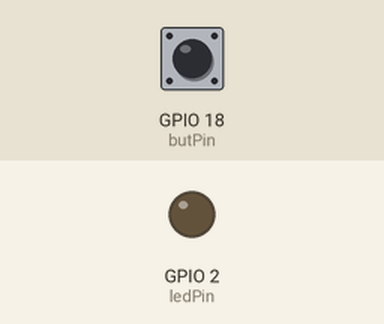
Simulated run of this sketch. Board: ESP32. On the bench: output pins drawn as LEDs (lit = HIGH). The test bench sets the inputs (shaded band); at power-on: GPIO 18 (butPin) HIGH. WiFi joins after 1.5 s; servers stay silent unless stated; what the sketch prints to the serial monitor is not drawn.

Above: at 0.1 s.
At 1.6 s:
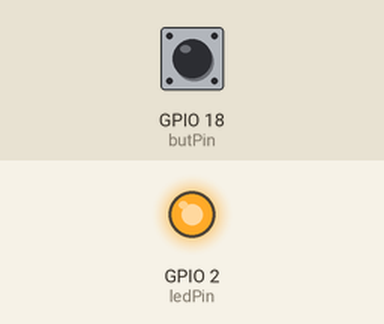
Timing chart, 0 to 3.1 s (numbered marks = the images above):
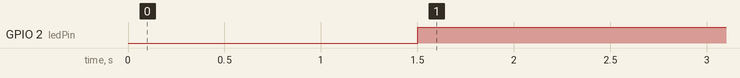

Measured:
- by itself, GPIO 2 (ledPin): LOW → HIGH at 1.5 s

The sketch:

Project8-DHT11WiFi.ino
```cpp
#include <WiFi.h>
#include <WebServer.h>
#include <DHT.h>

WebServer server(80);

//put wifi name and password
const char* ssid = "yourWifiName";
const char* password = "yourPassword";

//change according to pinuouts and model
DHT dht(4, DHT11);
int ledPin = 2;
int butPin = 18;
int butNew;
int butOld;
bool armed = false;

//sned html to make the webserver
void sendHtml() {
  String html = "<!doctype html><html><head><meta charset='utf-8'><title>DHT11</title></head><body>"
                "<h2>DHT11 + State</h2>"

                "<div>Temperature: <span id='t'>--</span> &deg;C</div>"
                "<div>Humidity: <span id='h'>--</span> %</div>"
                "<div>State: <b id='s'>--</b></div>"

                "<p><a href='/armed'><button>ARM</button></a> <a href='/disarmed'><button>DISARM</button></a></p>"

                "<script>"
                "async function update(){"
                "  try{"
                "    const r = await fetch('/data');"
                "    const j = await r.json();"
                "    document.getElementById('t').textContent = (j.temp === null)?'--':j.temp;"
                "    document.getElementById('h').textContent = (j.hum === null)?'--':j.hum;"
                "    document.getElementById('s').textContent = j.armed ? 'ARMED' : 'DISARMED';"
                "  }catch(e){ console.log('err',e); }"
                "}"
                "update();"
                "setInterval(update,250);"

                "</script></body></html>";
  server.send(200, "text/html", html);
}

// send data without refreshing using a bit of java script
void sendData() {
  float h = dht.readHumidity();
  float t = dht.readTemperature();;
  //isnan = no reading (null)
  String json = "{";
  if (isnan(t) && armed == false) {json += "\"temp\":null,";}
  if (armed == true) {json += "\"temp\":" + String(t,1) + ",";}
  if (isnan(h) && armed == false) {json += "\"hum\":null,";}
  if (armed == true) {json += "\"hum\":"  + String(h,1) + ",";}
  json += "\"armed\":" + String(armed ? "true" : "false");
  json += "}";
  server.send(200, "application/json", json);
}

void ifArmed() {
  armed = true;
  digitalWrite(ledPin, HIGH);
  server.sendHeader("Location", "/");
  server.send(303);
}

void ifDisarmed() {
  armed = false;
  digitalWrite(ledPin, LOW);
  server.sendHeader("Location", "/");
  server.send(303);
}

void setup() {
  // put your setup code here, to run once:
  Serial.begin(115200);
  dht.begin();

  pinMode(ledPin, OUTPUT);
  pinMode(butPin, INPUT_PULLUP);
  digitalWrite(butPin, HIGH);

  WiFi.begin(ssid, password);
  Serial.print("Connecting to WiFi");
  while (WiFi.status() != WL_CONNECTED) {
    delay(500);
    Serial.print(".");
  }
  Serial.println("\nConnected");
  Serial.print("IP address: ");
  Serial.println(WiFi.localIP());

  server.on("/", sendHtml);
  server.on("/data", sendData);
  server.on("/armed", ifArmed);
  server.on("/disarmed", ifDisarmed);

  server.begin();
}

void loop() {
  // put your main code here, to run repeatedly:
  server.handleClient();

  butNew = digitalRead(butPin);
  if (butOld == 0 && butNew == 1) {
    if (armed) ifDisarmed();
    else ifArmed();
  }
  butOld = butNew;

}
```
